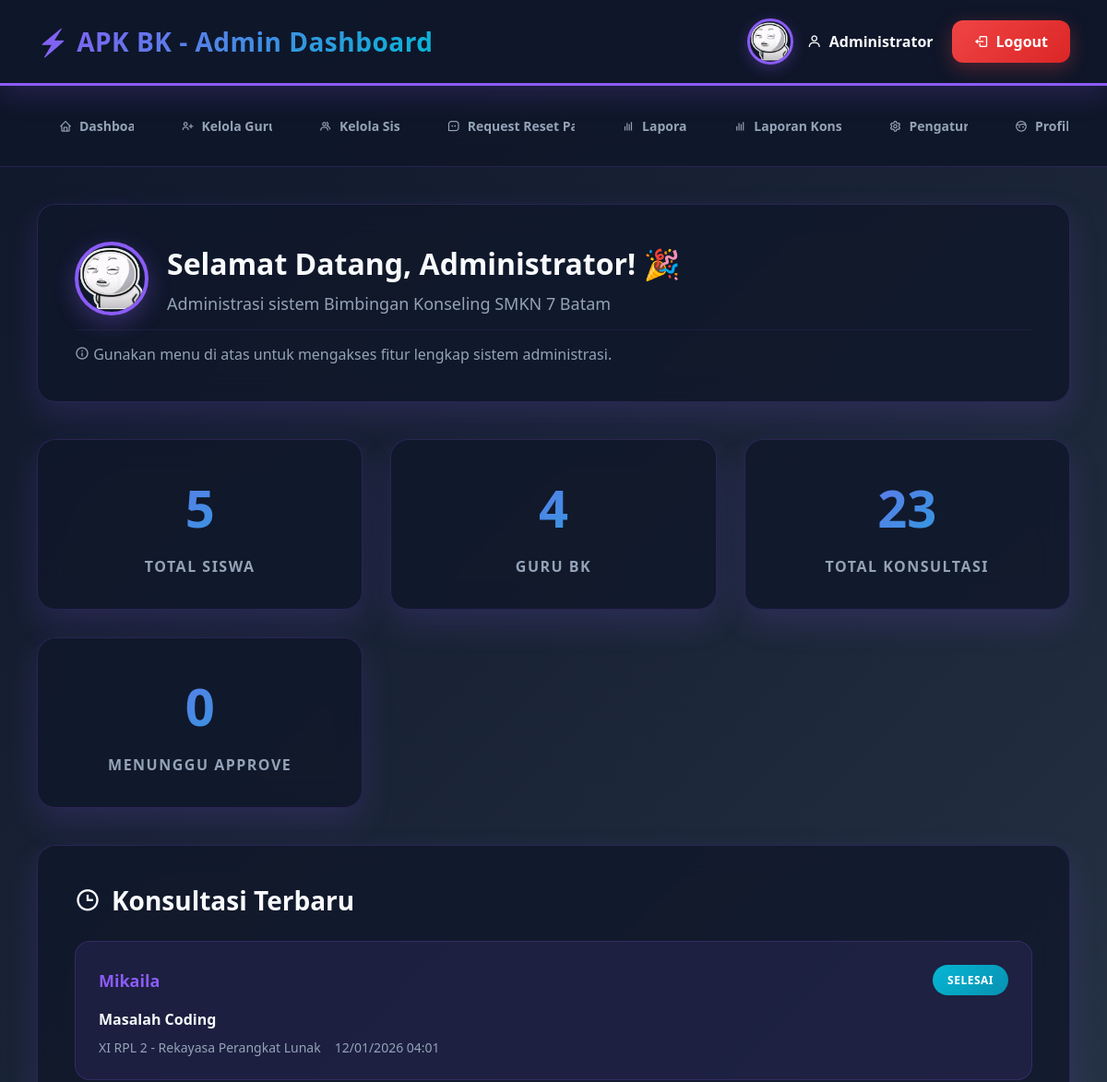
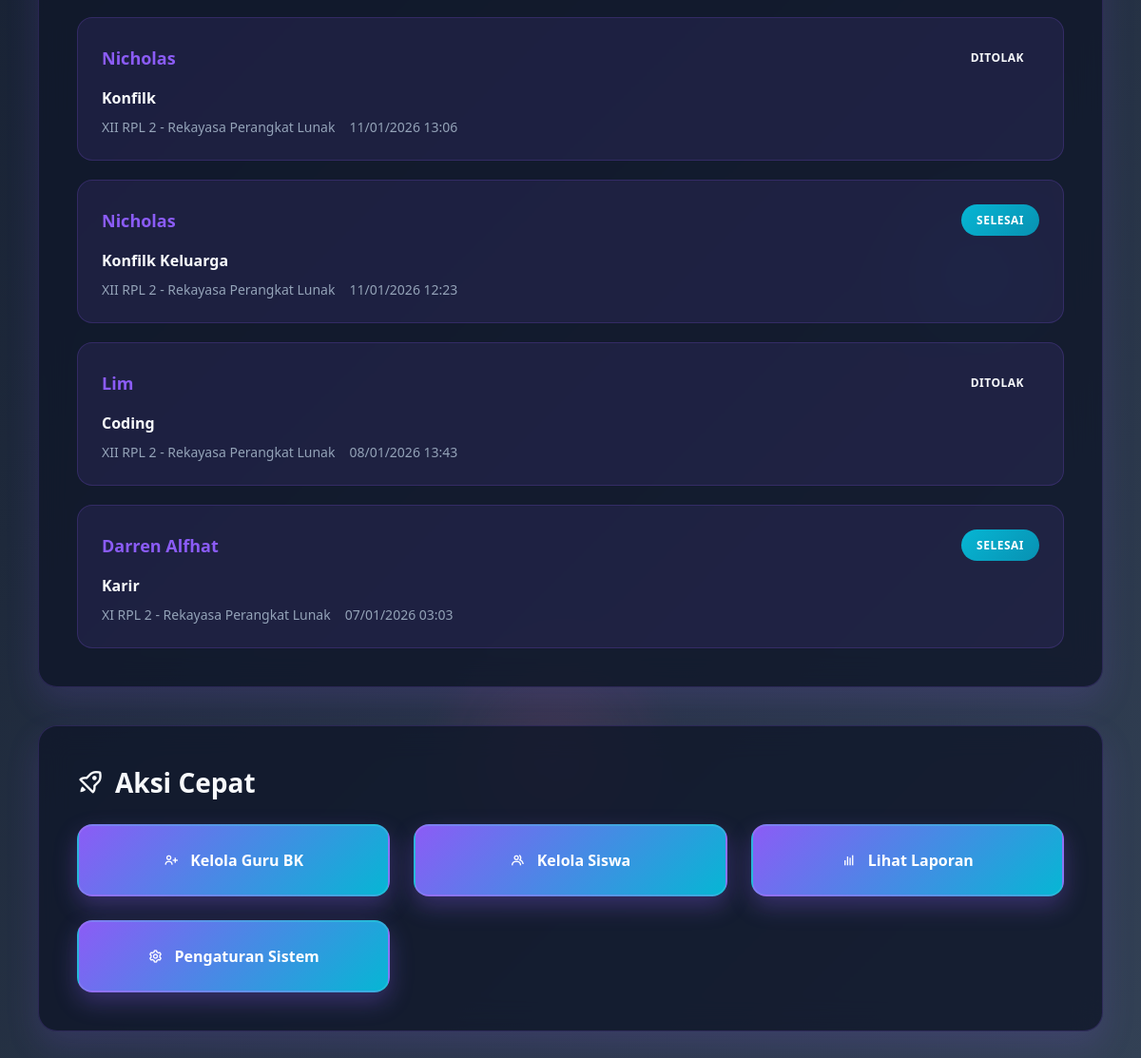
/admin_dashboard.php (signed in), run on the app's committed database (2 pictures, top to bottom).
### tables this page shows
CREATE TABLE `konsultasi` (
  `ID` int(11) NOT NULL,
  `SISWA_ID` int(11) DEFAULT NULL,
  `GURU_BK_ID` int(11) DEFAULT NULL,
  `KODE_KONSULTASI` varchar(20) NOT NULL,
  `TANGGAL_PENGAJUAN` date NOT NULL,
  `TOPIK_KONSULTASI` varchar(200) NOT NULL,
  `DESKRIPSI_MASALAH` text DEFAULT NULL,
  `PRIORITAS` enum('Rendah','Sedang','Tinggi','Darurat') DEFAULT 'Sedang',
  `PILIHAN_GURU_1` int(11) DEFAULT NULL,
  `PILIHAN_GURU_2` int(11) DEFAULT NULL,
  `STATUS` enum('Menunggu','Disetujui','Ditolak','Selesai','Dibatalkan') DEFAULT 'Menunggu',
  `MODE_KONSULTASI` enum('Offline','Online') DEFAULT 'Offline',
  `TANGGAL_DISETUJUI` date DEFAULT NULL,
  `TANGGAL_KONSULTASI` date DEFAULT NULL,
  `JAM_KONSULTASI` time DEFAULT NULL,
  `TEMPAT_KONSULTASI` varchar(100) DEFAULT 'Ruang BK SMK 7 Batam',
  `MEETING_LINK` varchar(255) DEFAULT NULL,
  `KOMENTAR_GURU` text DEFAULT NULL,
  `SARAN_GURU` text DEFAULT NULL,
  `CATATAN_KONSULTASI` text DEFAULT NULL,
  `PERLU_TINDAK_LANJUT` enum('Ya','Tidak') DEFAULT 'Tidak',
  `CREATED_AT` timestamp NOT NULL DEFAULT current_timestamp(),
  `UPDATED_AT` timestamp NOT NULL DEFAULT current_timestamp() ON UPDATE current_timestamp()
);

CREATE TABLE `users` (
  `ID` int(11) NOT NULL,
  `USERNAME` varchar(100) NOT NULL,
  `PASSWORD` varchar(100) NOT NULL,
  `ROLE` enum('Admin','Guru_BK','Siswa') DEFAULT NULL,
  `NAMA_LENGKAP` varchar(100) NOT NULL,
  `EMAIL` varchar(100) DEFAULT NULL,
  `NO_TELEPON` varchar(15) DEFAULT NULL,
  `STATUS` enum('Aktif','Tidak_Aktif') DEFAULT 'Aktif',
  `CREATED_AT` timestamp NOT NULL DEFAULT current_timestamp(),
  `UPDATED_AT` timestamp NOT NULL DEFAULT current_timestamp() ON UPDATE current_timestamp()
);

CREATE TABLE `siswa` (
  `ID` int(11) NOT NULL,
  `USER_ID` int(11) DEFAULT NULL,
  `NIS` varchar(20) NOT NULL,
  `NISN` varchar(20) NOT NULL,
  `JENIS_KELAMIN` enum('L','P') NOT NULL,
  `TEMPAT_LAHIR` varchar(50) DEFAULT NULL,
  `TANGGAL_LAHIR` date DEFAULT NULL,
  `ALAMAT` text DEFAULT NULL,
  `AGAMA` varchar(20) DEFAULT NULL,
  `KELAS` varchar(10) DEFAULT NULL,
  `JURUSAN` varchar(50) DEFAULT NULL,
  `CREATED_AT` timestamp NOT NULL DEFAULT current_timestamp(),
  `UPDATED_AT` timestamp NOT NULL DEFAULT current_timestamp() ON UPDATE current_timestamp(),
  `ANGKATAN` int(11) DEFAULT NULL
);

### admin_dashboard.php (the view, shortened to what this page needs)
<?php
include 'koneksi.php';
$user_id = $_SESSION['user_id'];
$nama_lengkap = $_SESSION['nama_lengkap'] ?? 'Admin';
$default_photo = 'https://ui-avatars.com/api/?name=' . urlencode($nama_lengkap) . '&background=8b5cf6&color=fff&size=150';
$profile_photo = $default_photo;
$profile_files = glob('uploads/profile_' . $user_id . '.*');
if (!empty($profile_files)) {
    foreach ($profile_files as $file) {
        $ext = strtolower(pathinfo($file, PATHINFO_EXTENSION));
        if (in_array($ext, ['jpg', 'jpeg', 'png', 'gif'])) {
            $profile_photo = $file . '?t=' . time();
            break;
        }
    }
}
$sql_stats = "SELECT
    (SELECT COUNT(*) FROM users WHERE ROLE = 'Siswa' AND STATUS = 'Aktif') as total_siswa,
    (SELECT COUNT(*) FROM users WHERE ROLE = 'Guru_BK' AND STATUS = 'Aktif') as total_guru,
    (SELECT COUNT(*) FROM konsultasi) as total_konsultasi,
    (SELECT COUNT(*) FROM konsultasi WHERE STATUS = 'Menunggu') as menunggu,
    (SELECT COUNT(*) FROM konsultasi WHERE STATUS = 'Disetujui') as disetujui,
    (SELECT COUNT(*) FROM konsultasi WHERE STATUS = 'Selesai') as selesai";
$result_stats = $koneksi->query($sql_stats);
$stats = $result_stats->fetch_assoc();
$sql_recent = "SELECT k.*, u.NAMA_LENGKAP as nama_siswa, s.KELAS, s.JURUSAN
               FROM konsultasi k
               JOIN siswa s ON k.SISWA_ID = s.ID
               JOIN users u ON s.USER_ID = u.ID
               ORDER BY k.CREATED_AT DESC LIMIT 5";
$recent_konsultasi = $koneksi->query($sql_recent);
?>
<!DOCTYPE html>
<html lang="id">
<head>
    <link href="https://unpkg.com/boxicons@2.1.4/css/boxicons.min.css" rel="stylesheet">
</head>
<body>
    <div class="floating"></div>
    <div class="floating"></div>
    <div class="header">
        <a href="halaman utama.php" style="text-decoration: none; color: inherit;">
            <h1>⚡ APK BK - Admin Dashboard</h1>
        </a>
        <div class="user-info">
            <div class="user-profile">
                <div class="profile-avatar">
                    <img src="<?php echo $profile_photo; ?>" alt="Foto Profil <?php echo htmlspecialchars($nama_lengkap); ?>"
                         onerror="this.onerror=null; this.src='<?php echo $default_photo; ?>'">
                </div>
                <div class="user-details">
                    <div class="username">
                        <i class='bx bx-user'></i>
                        <?php echo htmlspecialchars($nama_lengkap); ?>
                    </div>
                </div>
            </div>
            <a href="logout.php" class="logout-btn">
                <i class='bx bx-log-out'></i>
                Logout
            </a>
        </div>
    </div>
    <div class="nav">
        <a href="admin_dashboard.php">
            <i class='bx bx-home'></i>
            Dashboard
        </a>
        <a href="admin_manage_guru.php">
            <i class='bx bx-user-plus'></i>
            Kelola Guru BK
        </a>
        <a href="admin_manage_siswa.php">
            <i class='bx bx-group'></i>
            Kelola Siswa
        </a>
        <a href="admin_manage_reset_requests.php">
            <i class='bx bx-message-square-dots'></i>
            Request Reset Password
        </a>
        <a href="admin_reports.php">
            <i class='bx bx-bar-chart'></i>
            Laporan
        </a>
         <a href="admin_laporan_konsultasi.php">
            <i class='bx bx-bar-chart'></i>
            Laporan Konsultasi
        </a>
        <a href="admin_settings.php">
            <i class='bx bx-cog'></i>
            Pengaturan
        </a>
        <a href="profil.php">
            <i class='bx bx-face'></i>
            Profil
        </a>
    </div>
    <div class="container">
        <div class="welcome">
            <div class="welcome-header">
                <div class="welcome-avatar">
                    <img src="<?php echo $profile_photo; ?>" alt="Foto Profil <?php echo htmlspecialchars($nama_lengkap); ?>"
                         onerror="this.onerror=null; this.src='<?php echo $default_photo; ?>'">
                </div>
                <div class="welcome-text">
                    <h2>Selamat Datang, <?php echo htmlspecialchars($nama_lengkap); ?>! 🎉</h2>
                    <p>Administrasi sistem Bimbingan Konseling SMKN 7 Batam</p>
                </div>
            </div>
            <div class="welcome-details">
                <p><i class='bx bx-info-circle'></i> Gunakan menu di atas untuk mengakses fitur lengkap sistem administrasi.</p>
            </div>
        </div>
        <div class="stats">
            <div class="stat-card">
                <h3><?php echo $stats['total_siswa']; ?></h3>
                <p>Total Siswa</p>
            </div>
            <div class="stat-card">
                <h3><?php echo $stats['total_guru']; ?></h3>
                <p>Guru BK</p>
            </div>
            <div class="stat-card">
                <h3><?php echo $stats['total_konsultasi']; ?></h3>
                <p>Total Konsultasi</p>
            </div>
            <div class="stat-card">
                <h3><?php echo $stats['menunggu']; ?></h3>
                <p>Menunggu Approve</p>
            </div>
        </div>
        <div class="recent-activity">
            <h3><i class='bx bx-time'></i> Konsultasi Terbaru</h3>
            <div class="activity-list">
                <?php if ($recent_konsultasi->num_rows > 0): ?>
                    <?php while($konsul = $recent_konsultasi->fetch_assoc()): ?>
                    <div class="activity-item">
                        <div class="activity-header">
                            <div class="student-name"><?php echo htmlspecialchars($konsul['nama_siswa']); ?></div>
                            <span class="status-badge status-<?php echo strtolower($konsul['STATUS']); ?>">
                                <?php echo $konsul['STATUS']; ?>
                            </span>
                        </div>
                        <div class="topik"><?php echo htmlspecialchars($konsul['TOPIK_KONSULTASI']); ?></div>
                        <div class="konsultasi-info">
                            <span><?php echo htmlspecialchars($konsul['KELAS']); ?> - <?php echo htmlspecialchars($konsul['JURUSAN']); ?></span>
                            <span><?php echo date('d/m/Y H:i', strtotime($konsul['CREATED_AT'])); ?></span>
                        </div>
                    </div>
                    <?php endwhile; ?>
                <?php else: ?>
                    <div class="activity-item">
                        <p style="text-align: center; color: #94a3b8;">Belum ada konsultasi</p>
                    </div>
                <?php endif; ?>
            </div>
        </div>
        <div class="quick-actions">
            <h3><i class='bx bx-rocket'></i> Aksi Cepat</h3>
            <div class="actions-grid">
                <a href="admin_manage_guru.php" class="action-btn">
                    <i class='bx bx-user-plus'></i>
                    Kelola Guru BK
                </a>
                <a href="admin_manage_siswa.php" class="action-btn">
                    <i class='bx bx-group'></i>
                    Kelola Siswa
                </a>
                <a href="admin_reports.php" class="action-btn">
                    <i class='bx bx-bar-chart'></i>
                    Lihat Laporan
                </a>
                <a href="admin_settings.php" class="action-btn">
                    <i class='bx bx-cog'></i>
                    Pengaturan Sistem
                </a>
            </div>
        </div>
    </div>
</body>
</html>

### data on the page
konsultasi: users.NAMA_LENGKAP "Mikaila", STATUS "SELESAI", TOPIK_KONSULTASI "Masalah Coding", SISWA_ID.KELAS "XI RPL 2", SISWA_ID.JURUSAN "Rekayasa Perangkat Lunak", CREATED_AT "12/01/2026 04:01"
konsultasi: users.NAMA_LENGKAP "Nicholas", STATUS "DITOLAK", TOPIK_KONSULTASI "Konfilk", SISWA_ID.KELAS "XII RPL 2", SISWA_ID.JURUSAN "Rekayasa Perangkat Lunak", CREATED_AT "11/01/2026 13:06"
konsultasi: users.NAMA_LENGKAP "Nicholas", STATUS "SELESAI", TOPIK_KONSULTASI "Konfilk Keluarga", SISWA_ID.KELAS "XII RPL 2", SISWA_ID.JURUSAN "Rekayasa Perangkat Lunak", CREATED_AT "11/01/2026 12:23"
konsultasi: users.NAMA_LENGKAP "Lim", STATUS "DITOLAK", TOPIK_KONSULTASI "Coding", SISWA_ID.KELAS "XII RPL 2", SISWA_ID.JURUSAN "Rekayasa Perangkat Lunak", CREATED_AT "08/01/2026 13:43"
konsultasi: users.NAMA_LENGKAP "Darren Alfhat", STATUS "SELESAI", TOPIK_KONSULTASI "Karir", SISWA_ID.KELAS "XI RPL 2", SISWA_ID.JURUSAN "Rekayasa Perangkat Lunak", CREATED_AT "07/01/2026 03:03"

### other printed values
$nama_lengkap "Administrator"
$stats['total_siswa'] "5"
$stats['total_guru'] "4"
$stats['total_konsultasi'] "23"
$stats['menunggu'] "0"
